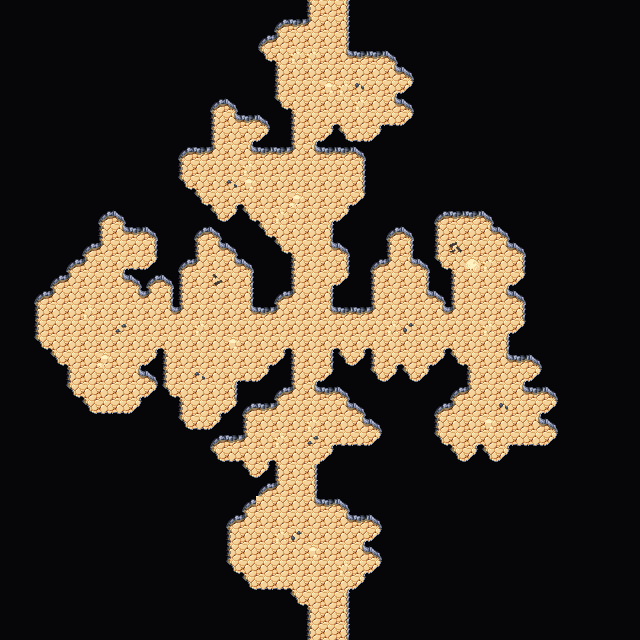

Rendered tile map (Tiled .tmx) drawn with the repository's tilesets; below, a short description and the map source with its tile grids summarised:
An orthogonal 40x40 tile map with 16x16 px tiles, 4 tile layers (Collision, Background, Walls, Clutter), 2 tilesets and 2 objects.

<map version="1.5" tiledversion="1.7.2" orientation="orthogonal" renderorder="right-down" width="40" height="40" tilewidth="16" tileheight="16" infinite="0" nextlayerid="7" nextobjectid="63">
 <editorsettings>
  <export target="wastetown..tmx" format="tmx" />
 </editorsettings>
 <tileset firstgid="1" source="../../../tileset/main.tsx" />
 <tileset firstgid="3477" source="../../../tileset/buildings.tsx" />
 <layer id="6" name="Collision" width="40" height="40">
  <data>[1600 cells, 0 non-empty, 0 distinct tile ids]</data>
 </layer>
 <layer id="1" name="Background" width="40" height="40">
  <data>[1600 cells, 1600 non-empty, 1 distinct tile ids]</data>
 </layer>
 <layer id="2" name="Walls" width="40" height="40">
  <data>[1600 cells, 1362 non-empty, 18 distinct tile ids]</data>
 </layer>
 <layer id="3" name="Clutter" width="40" height="40">
  <properties>
   <property name="spriteLayer" type="bool" value="true" />
  </properties>
  <data>[1600 cells, 29 non-empty, 10 distinct tile ids]</data>
 </layer>
 <objectgroup id="4" name="Objects">
  <object id="61" template="../../../obj/door_down.tx" x="319.333" y="19.3333">
   <properties>
    <property name="teleport" value="../common/maps/map/cave/cave_multilevel_4/cave_23G7.tmx" />
    <property name="teleportObjectId" value="62" />
   </properties>
  </object>
  <object id="62" template="../../../obj/door_up.tx" x="320.672" y="637.409">
   <properties>
    <property name="teleport" value="../common/maps/map/cave/cave_multilevel_4/cave_23I7.tmx" />
    <property name="teleportObjectId" value="61" />
   </properties>
  </object>
 </objectgroup>
</map>
